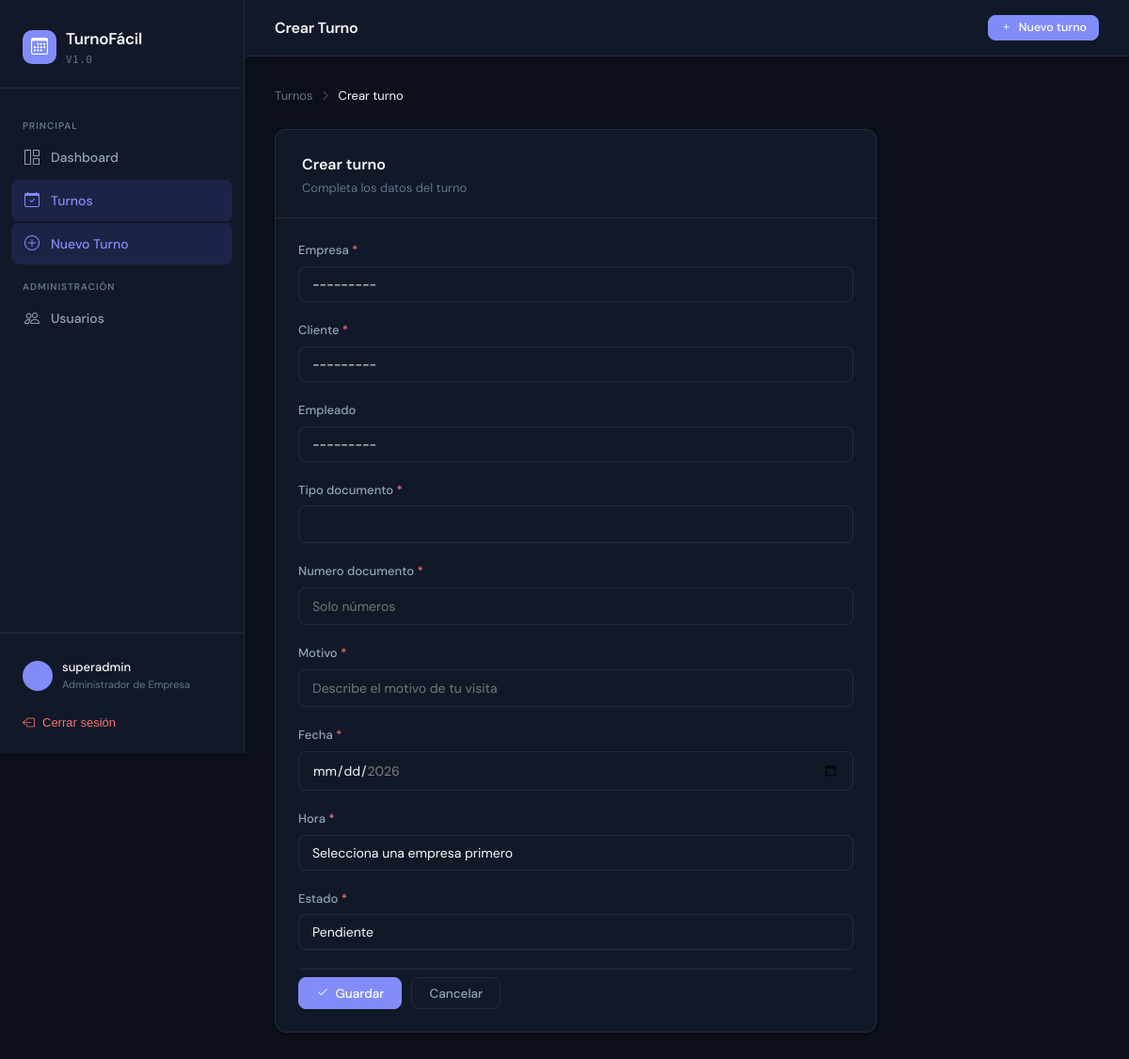
The app's page /turnos/crear/ (signed in) with its own data.
### core/models.py (models this page shows, shortened)
class Usuario(AbstractUser):
    ROL_CHOICES = [
        ('admin',    'Administrador de Empresa'),
        ('empleado', 'Empleado'),
        ('cliente',  'Cliente'),
    ]
    email = models.EmailField(unique=True)
    rol = models.CharField(max_length=20, choices=ROL_CHOICES, default='cliente')
    company = models.ForeignKey(
        Company,
        on_delete=models.CASCADE,
        null=True,
        blank=True,
        related_name='usuarios',
        verbose_name="Empresa"
    )
    tipo_documento = models.CharField(max_length=20, blank=True, null=True)
    numero_documento = models.CharField(max_length=30, blank=True, null=True)
    class Meta:
        verbose_name = 'Usuario'
        verbose_name_plural = 'Usuarios'
        indexes = [
            models.Index(fields=['company', 'id']),
        ]
    def __str__(self):
        return self.get_full_name() or self.username

class Company(models.Model):
    name = models.CharField(max_length=150, unique=True, verbose_name="Nombre de la Empresa")
    nit = models.CharField(max_length=50, unique=True, verbose_name="NIT / Identificación")
    created_at = models.DateTimeField(auto_now_add=True)
    business_config = JSONField(
        default=dict,
        blank=True,
        help_text="Configuraciones dinámicas de negocio de la empresa."
    )
    class Meta:
        verbose_name = "Empresa"
        verbose_name_plural = "Empresas"
    def __str__(self):
        return self.name

### core/views.py (the view, shortened to what this page needs)
# urls.py: path('turnos/crear/',        views.turno_crear,     name='turno_crear'),
@login_requerido
def turno_crear(request):
    user = request.user
    if request.method == 'POST':
        data = request.POST.copy()
        if user.rol == 'cliente' and not user.is_superuser:
            data['tipo_documento']   = user.tipo_documento or ''
            data['numero_documento'] = user.numero_documento or ''
        form = TurnoForm(data, user=user)
    else:
        form = TurnoForm(user=user)
    return render(request, 'turnos/form.html', {'form': form, 'accion': 'Crear'})

### core/context_processors.py (called while the page is built)
def now_processor(request):
    return {'now': timezone.localtime(timezone.now())}

### templates/turnos/form.html (shortened to what this page needs)
{% extends 'base.html' %}
{% block page_title %}{{ accion }} Turno{% endblock %}
{% block content %}
<div style="max-width:640px;">
    <div style="display:flex;align-items:center;gap:8px;font-size:13px;color:var(--text-muted);margin-bottom:24px;">
        {% if user.rol == 'cliente' %}
        <a href="{% url 'cliente_panel' %}" style="color:var(--text-muted);text-decoration:none;">Mis Turnos</a>
        {% elif user.rol == 'empleado' %}
        <a href="{% url 'empleado_panel' %}" style="color:var(--text-muted);text-decoration:none;">Mis Turnos</a>
        {% else %}
        <a href="{% url 'turnos_lista' %}" style="color:var(--text-muted);text-decoration:none;">Turnos</a>
        {% endif %}
        <i class="bi bi-chevron-right" style="font-size:11px;"></i>
        <span style="color:var(--text-primary);">{{ accion }} turno</span>
    </div>
    <div class="card">
        <div style="padding:24px 28px 20px;border-bottom:1px solid var(--border);">
            <div style="font-size:16px;font-weight:600;">{{ accion }} turno</div>
            <div style="font-size:13px;color:var(--text-muted);margin-top:3px;">
                {% if user.rol == 'cliente' and turno %}Puedes cambiar los datos de tu turno
                {% elif user.rol == 'empleado' and turno %}Puedes cambiar fecha, hora, empleado y estado
                {% else %}Completa los datos del turno{% endif %}
            </div>
        </div>
        <div class="card-body">
            <form method="POST">
                {% for field in form %}
                {% if field.is_hidden %}
                    {{ field }}
                {% else %}
                <div class="mb-4">
                    <label class="form-label">
                        {{ field.label }}
                        {% if field.field.required %}<span style="color:var(--danger)">*</span>{% endif %}
                    </label>
                    {% if field.field.widget.input_type == 'select' %}
                    <select name="{{ field.html_name }}" class="form-select {% if field.errors %}is-invalid{% endif %}">
                        {% for val, lbl in field.field.choices %}
                        <option value="{{ val }}" {% if field.value|stringformat:"s" == val|stringformat:"s" %}selected{% endif %}>{{ lbl }}</option>
                        {% endfor %}
                    </select>
                    {% elif field.html_name == 'numero_documento' %}
                    <input type="text"
                           name="{{ field.html_name }}"
                           class="form-control {% if field.errors %}is-invalid{% endif %}"
                           value="{{ field.value|default:'' }}"
                           oninput="this.value=this.value.replace(/[^0-9]/g,'')"
                           maxlength="30"
                           inputmode="numeric"
                           placeholder="Solo números"
                           {% for k, v in field.field.widget.attrs.items %}{{ k }}="{{ v }}" {% endfor %}>
                    {% elif field.html_name == 'motivo' %}
                    <input type="text"
                           name="{{ field.html_name }}"
                           class="form-control {% if field.errors %}is-invalid{% endif %}"
                           value="{{ field.value|default:'' }}"
                           maxlength="200"
                           placeholder="Describe el motivo de tu visita"
                           {% for k, v in field.field.widget.attrs.items %}{{ k }}="{{ v }}" {% endfor %}>
                    {% else %}
                    <input type="{{ field.field.widget.input_type }}"
                           name="{{ field.html_name }}"
                           class="form-control {% if field.errors %}is-invalid{% endif %}"
                           value="{{ field.value|default:'' }}"
                           {% for k, v in field.field.widget.attrs.items %}{{ k }}="{{ v }}" {% endfor %}>
                    {% endif %}
                </div>
                {% endif %}
                {% endfor %}
                <div style="display:flex;gap:10px;padding-top:8px;border-top:1px solid var(--border);">
                    <button type="submit" class="btn btn-primary">
                        <i class="bi bi-check2"></i> Guardar
                    </button>
                    {% if user.rol == 'cliente' %}
                    <a href="{% url 'cliente_panel' %}" class="btn btn-secondary">Cancelar</a>
                    {% elif user.rol == 'empleado' %}
                    <a href="{% url 'empleado_panel' %}" class="btn btn-secondary">Cancelar</a>
                    {% else %}
                    <a href="{% url 'turnos_lista' %}" class="btn btn-secondary">Cancelar</a>
                    {% endif %}
                </div>
            </form>
        </div>
    </div>
</div>
{% endblock %}

### templates/base.html (shortened to what this page needs)
<!DOCTYPE html>
<html lang="es">
<head>
    <link rel="stylesheet" href="https://cdn.jsdelivr.net/npm/bootstrap-icons@1.11.3/font/bootstrap-icons.min.css">
</head>
<body>
<aside class="sidebar" id="sidebar">
    <div class="sidebar-logo">
        <a href="{% if user.is_superuser or user.rol == 'admin' %}{% url 'dashboard' %}{% elif user.rol == 'empleado' %}{% url 'empleado_panel' %}{% else %}{% url 'cliente_panel' %}{% endif %}" class="brand">
            <div class="brand-icon"><i class="bi bi-calendar3"></i></div>
            <div>
                <div class="brand-name">TurnoFácil</div>
                <div class="brand-sub">v1.0</div>
            </div>
        </a>
    </div>
    <nav class="sidebar-nav">
        <div class="nav-section-label">Principal</div>
        {% if user.rol == 'admin' %}
        <a href="{% url 'dashboard' %}" class="nav-item {% if request.resolver_match.url_name == 'dashboard' %}active{% endif %}">
            <i class="bi bi-grid-1x2"></i> Dashboard
        </a>
        <a href="{% url 'turnos_lista' %}" class="nav-item {% if 'turno' in request.resolver_match.url_name %}active{% endif %}">
            <i class="bi bi-calendar-check"></i> Turnos
        </a>
        <a href="{% url 'turno_crear' %}" class="nav-item {% if request.resolver_match.url_name == 'turno_crear' %}active{% endif %}">
            <i class="bi bi-plus-circle"></i> Nuevo Turno
        </a>
        <div class="nav-section-label">Administración</div>
        <a href="{% url 'usuarios_lista' %}" class="nav-item {% if 'usuario' in request.resolver_match.url_name %}active{% endif %}">
            <i class="bi bi-people"></i> Usuarios
        </a>
        {% endif %}
    </nav>
    <div class="sidebar-footer">
        <a href="{% url 'editar_perfil' %}" class="user-card">
            <div class="user-avatar">{{ user.first_name|first|upper }}{{ user.last_name|first|upper }}</div>
            <div>
                <div class="user-name">{{ user.get_full_name|default:user.username }}</div>
                <div class="user-role">{{ user.get_rol_display }}</div>
            </div>
        </a>
        <form method="POST" action="{% url 'logout' %}">
            <button type="submit" class="logout-btn">
                <i class="bi bi-box-arrow-left"></i> Cerrar sesión
            </button>
        </form>
    </div>
</aside>
<div class="main-wrap">
    <header class="topbar">
        <div style="display:flex;align-items:center;gap:12px;">
            <span class="topbar-title">{% block page_title %}Dashboard{% endblock %}</span>
        </div>
        <div>
            <a href="{% url 'turno_crear' %}" class="btn btn-primary btn-sm">
                <i class="bi bi-plus"></i> Nuevo turno
            </a>
        </div>
    </header>
    <main class="page-content">
        {% block content %}{% endblock %}
    </main>
</div>
</body>
</html>

### records on screen
Usuario: get_full_name "superadmin", rol "Administrador de Empresa"
Company: company "---------"
Usuario: cliente "---------"
Usuario: empleado "---------"

### other values on screen
{{ accion }} "Crear"
{{ field.label }} "Empresa" "Cliente" "Empleado" "Tipo documento" "Numero documento" "Motivo" "Fecha" "Hora" "Estado"
form field hora "Selecciona una empresa primero"
form field estado "Pendiente"
